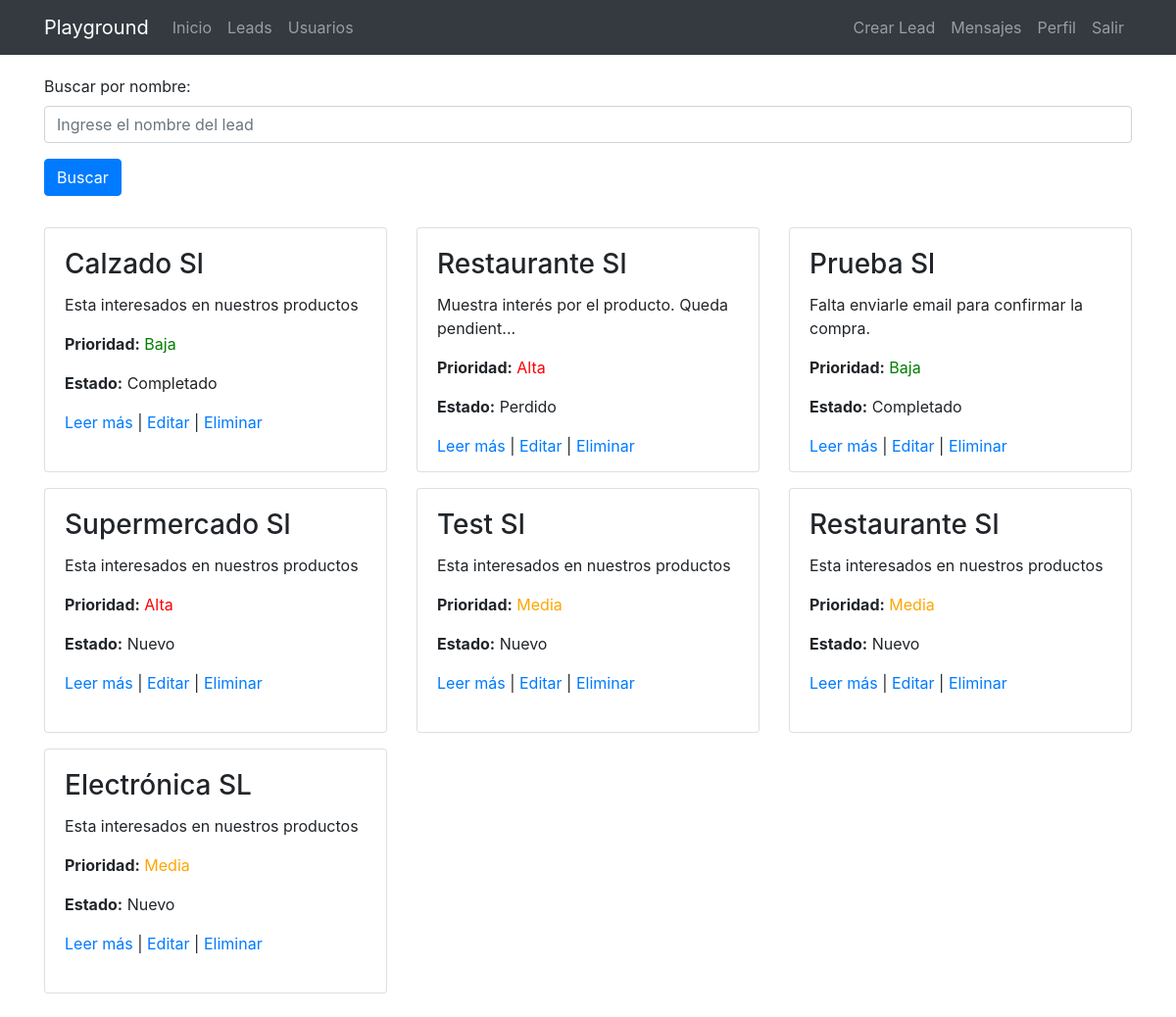
The app's page /leads/ (signed in) with its own data.
### leads/models.py (models this page shows, shortened)
class Lead(models.Model):
    LOW = 'Baja'
    MEDIUM = 'Media'
    HIGH = 'Alta'
    CHOICES_PRIORITY = {
        (LOW, 'Baja'),
        (MEDIUM, 'Media'),
        (HIGH, 'Alta'),
    }
    NEW = 'Nuevo'
    CONTACTED = 'Contactado'
    WON = 'Completado'
    LOST = 'Perdido'
    CHOICES_STATUS = {
        (NEW, 'Nueva'),
        (CONTACTED, 'Contactado'),
        (WON, 'Completado'),
        (LOST, 'Perdido'),
    }
    name = models.CharField(max_length=255, verbose_name="Nombre")
    email = models.EmailField(max_length=100, verbose_name="Email")
    description = models.TextField(blank=True, null=True, verbose_name="Descripción")
    priority = models.CharField(max_length=10, choices=CHOICES_PRIORITY, default=MEDIUM, verbose_name="Prioridad")
    status = models.CharField(max_length=10, choices=CHOICES_STATUS, default=NEW, verbose_name="Estado")
    created_by = models.ForeignKey(User, related_name='leads', on_delete=models.CASCADE, verbose_name="Creado por")
    created_at = models.DateTimeField(auto_now_add=True, verbose_name="Creado a las")
    modified_at = models.DateTimeField(auto_now=True, verbose_name="Modificado a las ")
    modified_by = models.ForeignKey(User, on_delete=models.SET_NULL, null=True, blank=True)

### leads/views.py (the view)
# urls.py: path('', LeadListView.as_view(), name='leads'),
@method_decorator(staff_member_required, name='dispatch')
class LeadListView(ListView):
    model = Lead
    def get_queryset(self):
        queryset = super().get_queryset()
        search_query = self.request.GET.get('search')  # Obtener el valor del campo de búsqueda
        if search_query:
            queryset = queryset.filter(name__icontains=search_query)  # Filtrar leads por el nombre que contiene la búsqueda
        return queryset

### leads/templates/leads/lead_list.html (shortened to what this page needs)
{% extends 'core/base.html' %}
{% load static %}
{% block content %}
<main role="main">
  <div class="container mb-4">
    <form method="GET" class="mb-3">
      <div class="form-group">
        <label for="search">Buscar por nombre:</label>
        <input type="text" name="search" id="search" class="form-control" placeholder="Ingrese el nombre del lead">
      </div>
      <button type="submit" class="btn btn-primary">Buscar</button>
    </form>
    <div class="row">
      {% for lead in lead_list %}
        <div class="col-md-4">
          <div class="card mt-3" style="height: 250px;">
            <div class="card-body">
              <h3 class="card-title">{{ lead.name }}</h3>
              <p class="card-text">{{ lead.description|striptags|safe|truncatechars:50 }}</p>
              <p><strong>Prioridad:</strong>
                {% if lead.priority == 'Media' %}
                  <span style="color:orange;">{{ lead.priority }}</span>
                {% elif lead.priority == 'Alta' %}
                  <span style="color:red;">{{ lead.priority }}</span>
                {% else %}
                  <span style="color:green;">{{ lead.priority }}</span>
                {% endif %}
              </p>
              <p><strong>Estado:</strong> {{ lead.status }}</p>
              <p><a href="{% url 'leads:lead' lead.id lead.name|slugify %}">Leer más</a>
              {% if request.user.is_staff %}
                | <a href="{% url 'leads:update' lead.id %}">Editar</a>
                | <a href="{% url 'leads:delete' lead.id %}">Eliminar</a>
              {% endif %}
            </div>
          </div>
        </div>
      {% endfor %}
    </div>
  </div>
</main>
{% endblock %}

### core/static/core/css/main.css (style rules this page uses)
main { padding-top: 20px; }
:root { --jumbotron-padding-y: 3rem; }

### records on screen
Lead: name "Calzado Sl", description "Esta interesados en nuestros productos", priority "Baja", status "Completado"
Lead: name "Restaurante Sl", description "Muestra interés por el producto. Queda pendient...", priority "Alta", status "Perdido"
Lead: name "Prueba Sl", description "Falta enviarle email para confirmar la compra.", priority "Baja", status "Completado"
Lead: name "Supermercado Sl", description "Esta interesados en nuestros productos", priority "Alta", status "Nuevo"
Lead: name "Test Sl", description "Esta interesados en nuestros productos", priority "Media", status "Nuevo"
Lead: name "Restaurante Sl", description "Esta interesados en nuestros productos", priority "Media", status "Nuevo"
Lead: name "Electrónica SL", description "Esta interesados en nuestros productos", priority "Media", status "Nuevo"
